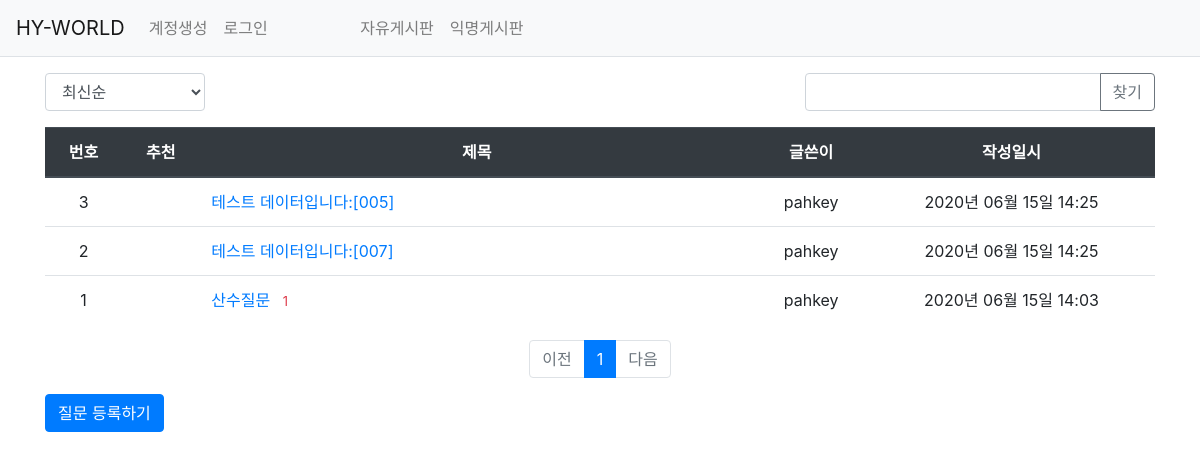
/question/list/anonymous, run on the app's committed database.
### pybo/models.py (models this page shows)
class Question(db.Model):
    id = db.Column(db.Integer, primary_key=True)
    subject = db.Column(db.String(200), nullable=False)
    content = db.Column(db.Text(), nullable=False)
    create_date = db.Column(db.DateTime(), nullable=False)
    user_id = db.Column(db.Integer, db.ForeignKey('user.id', ondelete='CASCADE'), nullable=False)
    user = db.relationship('User', backref=db.backref('question_set'))
    modify_date = db.Column(db.DateTime(), nullable=True)
    voter = db.relationship('User', secondary=question_voter, backref=db.backref('question_voter_set'))
    category = db.Column(db.String(20), db.ForeignKey('category.category_name'))

class User(db.Model):
    id = db.Column(db.Integer, primary_key=True)
    username = db.Column(db.String(150), unique=True, nullable=False)
    password = db.Column(db.String(200), nullable=False)
    email = db.Column(db.String(120), unique=True, nullable=False)

### pybo/views/question_views.py (the view, shortened to what this page needs)
@bp.route('/list/<string:category>')
def classify(category):
    page = request.args.get('page', type=int, default=1)
    kw = request.args.get('kw', type=str, default='')
    so = request.args.get('so', type=str, default='recent')
    if so == 'recommend':
        sub_query = db.session.query(question_voter.c.question_id, func.count('*').label('num_voter')) \
            .group_by(question_voter.c.question_id).subquery()
        question_list = Question.query \
            .outerjoin(sub_query, Question.id == sub_query.c.question_id) \
            .filter(Question.category == category) \
            .order_by(_nullslast(sub_query.c.num_voter.desc()), Question.create_date.desc())
    else:  # recent
        question_list = Question.query.filter(Question.category == category).order_by(Question.create_date.desc())
    question_list = question_list.paginate(page, per_page=10)
    return render_template('question/question_list.html', question_list=question_list, page=page, kw=kw, so=so, category=category)

### pybo/filter.py (called while the page is built)
def format_datetime(value, fmt='%Y년 %m월 %d일 %H:%M'):
    return value.strftime(fmt)

### pybo/views/auth_views.py (called while the page is built)
@bp.before_app_request
def load_logged_in_user():
    user_id = session.get('user_id')
    if user_id is None:
        g.user = None
    else:
        g.user = User.query.get(user_id)

### pybo/templates/question/question_list.html (shortened to what this page needs)
{% extends 'base.html' %}
{% block content %}
<div class="container my-3">
    <div class="row justify-content-between my-3">
        <div class="col-2">
            <select class="form-control so">
                <option value="recent" {% if so=='recent' %}selected{% endif %}>최신순</option>
            </select>
        </div>
        <div class="col-4 input-group">
            <input type="text" class="form-control kw" value="{{ kw or '' }}">
            <div class="input-group-append">
                <button class="btn btn-outline-secondary" type="button" id="btn_search">찾기</button>
            </div>
        </div>
    </div>
    <table class="table">
        <thead>
        <tr class="text-center thead-dark">
            <th>번호</th>
            <th>추천</th>
            <th style="width:50%">제목</th>
            <th>글쓴이</th>
            <th>작성일시</th>
        </tr>
        </thead>
        <tbody>
        {% if question_list %}
        {% for question in question_list.items %}
        <tr class="text-center">
            <td>{{ question_list.total - ((question_list.page-1) * question_list.per_page) - loop.index0 }}</td>
            <td>
            </td>
            <td class="text-left">
                <a href="{{ url_for('question.detail', question_id=question.id) }}">{{ question.subject }}</a>
                {% if question.answer_set|length > 0 %}
                <span class="text-danger small ml-2">{{ question.answer_set|length }}</span>
                {% endif %}
            </td>
            <td>{{ question.user.username }}</td>
            <td>{{ question.create_date|datetime }}</td>
        </tr>
        {% endfor %}
        {% else %}
        <tr>
            <td colspan="3">질문이 없습니다.</td>
        </tr>
        {% endif %}
        </tbody>
    </table>
    <ul class="pagination justify-content-center">
        {% if question_list.has_prev %}
        <li class="page-item">
            <a class="page-link" data-page="{{ question_list.prev_num }}" href="#">이전</a>
        </li>
        {% else %}
        <li class="page-item disabled">
            <a class="page-link" tabindex="-1" aria-disabled="true" href="#">이전</a>
        </li>
        {% endif %}
        {% for page_num in question_list.iter_pages() %}
            {% if page_num %}
                {% if page_num != question_list.page %}
                <li class="page-item">
                    <a class="page-link" data-page="{{ page_num }}" href="#">{{ page_num }}</a>
                </li>
                {% else %}
                <li class="page-item active" aria-current="page">
                    <a class="page-link" href="#">{{ page_num }}</a>
                </li>
                {% endif %}
           {% else %}
                <li class="disabled">
                    <a class="page-link" href="#">...</a>
                </li>
           {% endif %}
        {% endfor %}
        {% if question_list.has_next %}
        <li class="page-item">
            <a class="page-link" data-page="{{ question_list.next_num }}" href="#">다음</a>
        </li>
        {% else %}
        <li class="page-item disabled">
            <a class="page-link" tabindex="-1" aria-disabled="true" href="#">다음</a>
        </li>
        {% endif %}
    </ul>
    <a href="{{ url_for('question.create') }}" class="btn btn-primary">질문 등록하기</a>
</div>
{% endblock %}

### data on the page
Question: total "3", subject "테스트 데이터입니다:[005]", user.username "pahkey", create_date "2020년 06월 15일 14:25"
Question: total "2", subject "테스트 데이터입니다:[007]", user.username "pahkey", create_date "2020년 06월 15일 14:25"
Question: user "1", subject "산수질문", answer_set|length "1", user.username "pahkey", create_date "2020년 06월 15일 14:03"

### other printed values
{{ page_num }} "1"
